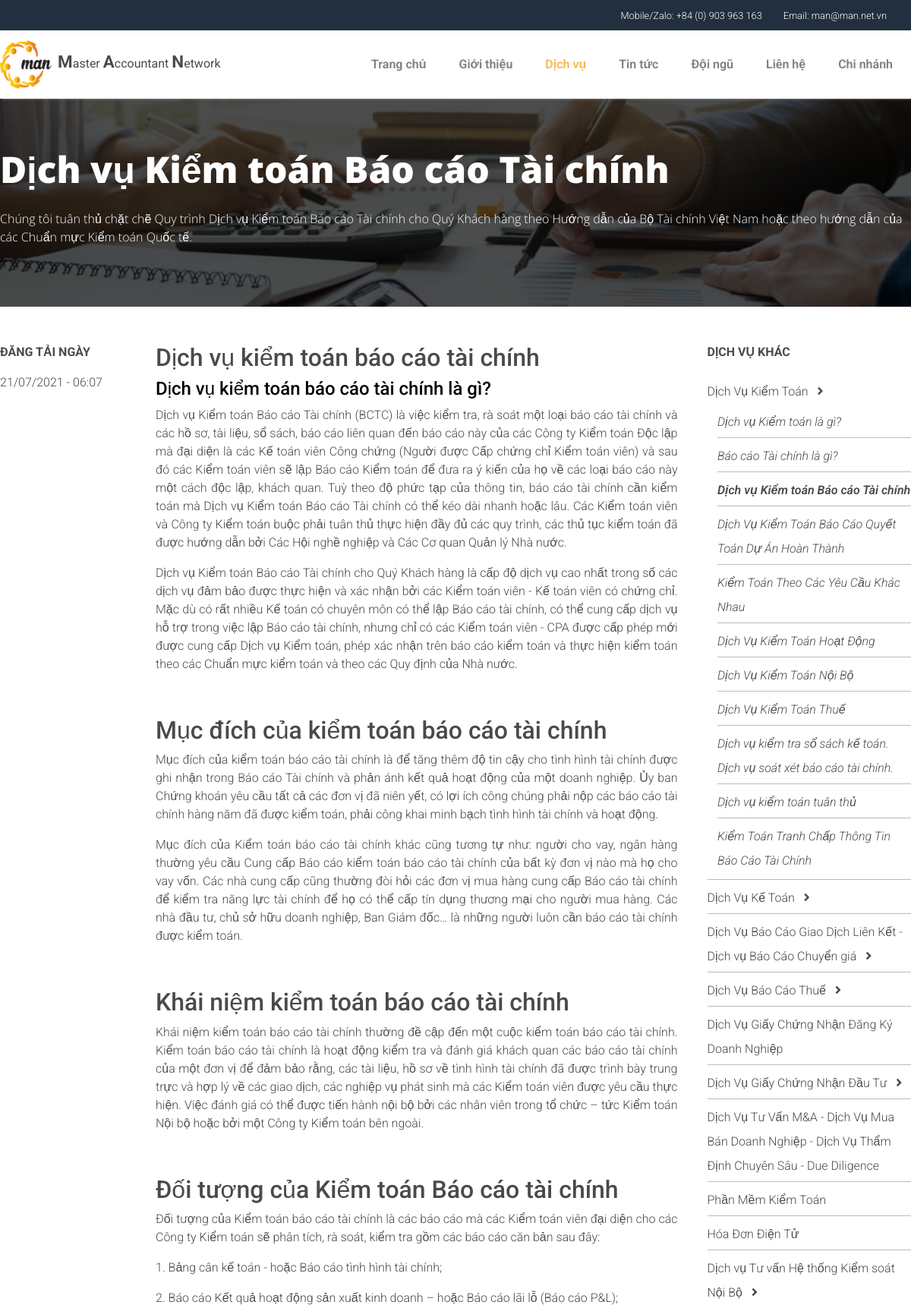
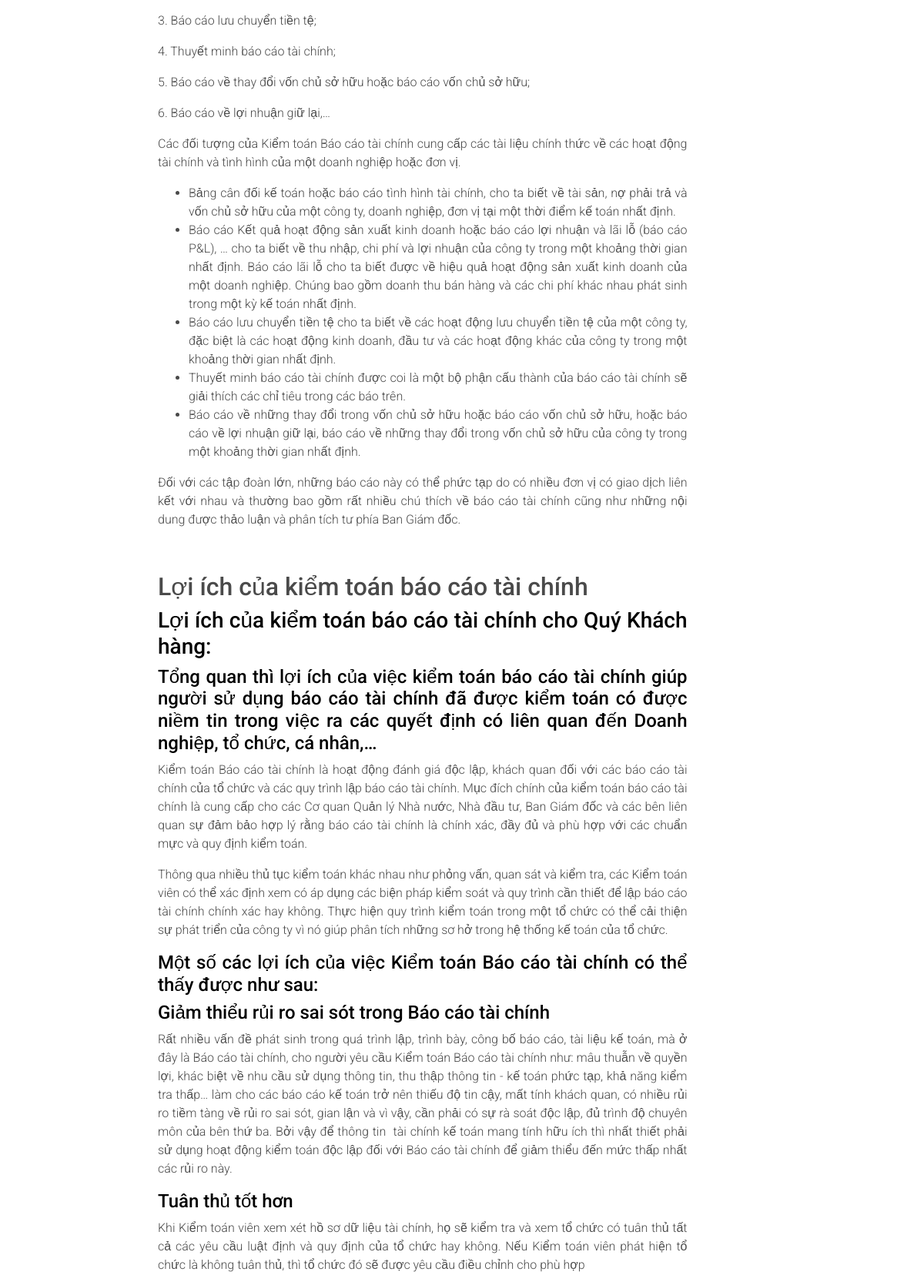
The app's page /man/detail.php?id=2 (upper part) with its own data (2 pictures, top to bottom).
### tables this page shows
CREATE TABLE `services` (
  `id` int(11) NOT NULL AUTO_INCREMENT,
  `tit` varchar(255) NOT NULL,
  `des` varchar(500) DEFAULT NULL,
  `content` text NOT NULL,
  `status` int(11) DEFAULT NULL,
  `create_mem` varchar(100) NOT NULL,
  `create_time` datetime NOT NULL,
  `edit_time` datetime DEFAULT NULL,
  `edit_mem` varchar(100) DEFAULT NULL,
  `parent_id` int(11) DEFAULT 0,
  `rank` int(11) DEFAULT 0,
  PRIMARY KEY (`id`)
);

### man/lib/db.php (called while the page is built, shortened)
<?php
class DP{
	private static function connect_DB()
	{
		$host='localhost';
		$dbname='man_db';
		$us='man';
		$pass='man@123';
		try {
			$conn = new PDO("mysql:host=$host;dbname=$dbname;charset=utf8mb4",$us, $pass,array(
		 			PDO::ATTR_ERRMODE => PDO::ERRMODE_EXCEPTION,
		 			PDO::ATTR_PERSISTENT => false,
		 			PDO::MYSQL_ATTR_INIT_COMMAND => "SET NAMES utf8"
		 		)
		 	);
			return $conn;
		}
		catch(PDOException $e)
		{
			echo "Error: " . $e->getMessage();
			return null;
    	}
	}
	private static function get_type($var)
	{
		switch(gettype($var))
		{
			default: return PDO::PARAM_STR;
		}
	}
	public static function run_query_internal($q,$paras,$t,$con){
		try{
			$h=$con->prepare($q);
			foreach($paras as $key=>$para)
			{
				$h->bindValue($key+1,$para,DP::get_type($para));
			}
			$h->execute();
			switch($t)
			{
				case 2: $r=$h->fetchAll();break;
			}
			return $r;
		}
		catch(PDOException $e)
		{
			echo '<h1>'.$e->getMessage().'</h1>';
			return false;
		}
	}
	public static function run_query($q,$paras,$t){
		$con=DP::connect_DB();
		return DP::run_query_internal($q,$paras,$t,$con);
	}
}
?>

### man/comp/head.php (called while the page is built, shortened)
<?php
    require_once('lib/db.php');
    $lst_ser_1=DP::run_query('SELECT `id`, `tit`, `des`, `content`, `status`, `create_mem`, `create_time`, `edit_time`, `edit_mem`, `parent_id`, `rank` FROM `services` where `status`=1 and `parent_id`=0 order by `rank`',[],2);
?>

### man/detail.php (the view, shortened to what this page needs)
<?php
    require_once('comp/head.php');
    $ser=DP::run_query('SELECT `id`, `tit`, `des`, `content`, `create_time`, `create_mem`, `edit_time`, `edit_mem`, `status`,`parent_id`, `rank` FROM `services` WHERE `status`=1 and `id`=?',[$_GET['id']],2);
    $ser=$ser[0];
    $lst_ser_1=DP::run_query('SELECT `id`, `tit`, `des`, `content`, `status`, `create_mem`, `create_time`, `edit_time`, `edit_mem`, `parent_id`, `rank` FROM `services` where `status`=1 and `parent_id`=0 order by `rank`',[],2);
?><!DOCTYPE html>
<html lang="en">
<head>
    <?php require_once('comp/layout_head.php');?>
    <link rel="stylesheet" href="css/news.css">
</head>
<body>
    <?php require_once('comp/page_menu.php');?>
    <main>
        <section class="title">
            <div class="cover pt-5 pb-5">
                <div class="content pt-3 pb-3">
                    <h3><?php echo $ser['tit'];?></h3>
                    <p class="mt-4"><?php echo $ser['des'];?></p>
                </div>
            </div>
        </section>
        <section class="main">
            <div class="content mt-5 mb-5">
                <div class="row">
                    <div class="sb-left col-lg-2">
                        <div class="sticky">
                            <p class="font-weight-bold">ĐĂNG TẢI NGÀY</p>
                            <p class="mt-2"><?php echo date_format(date_create($ser['edit_time']),"d/m/Y - h:m");?></p>
                        </div>
                    </div>
                    <div class="col-lg-7 text-justify" style="-moz-user-select: none;-webkit-user-select: none; -ms-user-select: none;-o-user-select: none;user-select: none;">
                        <div>
                        <?php echo $ser['content'];?>
                        </div>
                    </div>
                    <div class="sb-right pl-4 col-lg-3">
                        <div class="sticky">
                        <p class="font-weight-bold">DỊCH VỤ KHÁC</p>
                        <ul>
                        <?php $ser1_id=0;
                        foreach($lst_ser_1 as $ser1){ ?>
                            <li <?php if($_GET['id']==$ser1['id']) {echo 'class="active"';
                            }?>><a href="detail.php?id=<?php echo $ser1['id'];?>"><?php echo $ser1['tit'];?></a>
                            <?php
                                 $lst_ser_2=DP::run_query('SELECT `id`, `tit`, `des`, `content`, `status`, `create_mem`, `create_time`, `edit_time`, `edit_mem`, `parent_id`, `rank` FROM `services` where `status`=1 and `parent_id`=? order by `rank`',[$ser1['id']],2);
                                 if(count($lst_ser_2)>0)
                                 {
                            ?>
                                <i class="fas fa-angle-right ml-2"
                                    sub-id="id<?php echo $ser1['id'];?>"></i>
                                <ul id="id<?php echo $ser1['id'];?>">
                                    <?php foreach($lst_ser_2 as $ser2){ ?>
                                    <li <?php if($_GET['id']==$ser2['id']) {echo 'class="active"';$ser1_id=$ser1['id'];}?>><a href="detail.php?id=<?php echo $ser2['id'];?>"><?php echo $ser2['tit'];?></a></li>
                                    <?php } ?>
                                </ul>
                                <?php }
                                ?>
                            </li>
                        <?php }?>
                        </ul>
                    </div>
                    </div>
                </div>
            </div>
        </section>
    </main>
</body>
</html>

### man/css/layout.css (style rules this page uses)
body { font-family: 'Roboto', sans-serif; color:#4a4a4a; margin:0; font-weight: 300; }
.content { max-width: 1200px; margin:auto; }
body,h1,h2,h3,h4,h5,p { color:#4a4a4a; }
a { text-decoration: none; color: #4a4a4a; }

### man/css/news.css (style rules this page uses)
.title { background-image:url(../img/audit-assurance.png); background-size: cover; }
.title>.cover { padding-top:1rem; padding-bottom:1rem; background-color: rgba(0,0,0,.7); font-family: 'Open Sans', sans-serif; }
.title>.cover h3 { font-size: 3rem; font-weight: 900; }
.title * { color:#fff; }
.main .sb-right ul { list-style: none; padding:0; margin:0; line-height:2em; }
.main .sb-right ul li { border-bottom:.5px solid rgb(189, 187, 187); padding-top:.5rem; padding-bottom:.25rem; }
.main .sb-right ul li:last-child { border-bottom:none; }
.main .sb-right ul>li>i { cursor: pointer; }
.main .sb-right ul>li>ul { padding-left:5%; }
.main .sb-right ul li.active { font-style: italic; }
.main .sb-right ul li li { font-style: italic; }
.main .sb-right ul li.active>a { font-weight: 600; }

### records on screen
services: tit "Dịch vụ Kiểm toán Báo cáo Tài chính", des "Chúng tôi tuân thủ chặt chẽ Quy trình Dịch vụ Kiểm toán Báo cáo Tài chính cho Quý Khách hàng theo Hướng dẫn của Bộ Tài chính Việt Nam hoặc theo hướng dẫn của các Chuẩn mực Kiểm toán Quốc tế.", edit_time "21/07/2021 - 06:07", content "Dịch vụ kiểm toán báo cáo tài chính Dịch vụ kiểm toán báo cáo tài chính là gì? Dịch vụ Kiểm toán Báo cáo Tài chính (BCTC) là việc kiểm tra, rà soát một loại báo cáo tài chính và các hồ sơ, tài liệu, sổ sách, báo cáo liên quan đến báo cáo này của các Công ty Kiểm toán Độc lập mà đại diện là các Kế toán viên Công chứng (Người được Cấp chứng chỉ Kiểm toán viên) và sau đó các Kiểm toán viên sẽ lập Báo cáo Kiểm toán để đưa ra ý kiến của họ về các loại báo cáo này một cách độc lập, khách quan. Tuỳ theo độ phức tạp của thông tin, báo cáo tài chính cần kiểm toán mà Dịch vụ Kiểm toán Báo cáo Tài chính có thể kéo dài nhanh hoặc lâu. Các Kiểm toán viên và Công ty Kiểm toán buộc phải tuân thủ thực hiện…"
services: tit "Dịch Vụ Kiểm Toán"
services: tit "Dịch vụ Kiểm toán là gì?"
services: tit "Báo cáo Tài chính là gì?"
services: tit "Dịch Vụ Kiểm Toán Báo Cáo Quyết Toán Dự Án Hoàn Thành"
services: tit "Kiểm Toán Theo Các Yêu Cầu Khác Nhau"
services: tit "Dịch Vụ Kiểm Toán Hoạt Động"
services: tit "Dịch Vụ Kiểm Toán Nội Bộ"
services: tit "Dịch Vụ Kiểm Toán Thuế"
services: tit "Dịch vụ kiểm tra sổ sách kế toán. Dịch vụ soát xét báo cáo tài chính."
services: tit "Dịch vụ kiểm toán tuân thủ"
services: tit "Kiểm Toán Tranh Chấp Thông Tin Báo Cáo Tài Chính"
services: tit "Dịch Vụ Kế Toán"
services: tit "Dịch Vụ Báo Cáo Giao Dịch Liên Kết - Dịch vụ Báo Cáo Chuyển giá"
services: tit "Dịch Vụ Báo Cáo Thuế"
services: tit "Dịch Vụ Giấy Chứng Nhận Đăng Ký Doanh Nghiệp"
services: tit "Dịch Vụ Giấy Chứng Nhận Đầu Tư"
services: tit "Dịch Vụ Tư Vấn M&A - Dịch Vụ Mua Bán Doanh Nghiệp - Dịch Vụ Thẩm Định Chuyên Sâu - Due Diligence"
services: tit "Phần Mềm Kiểm Toán"
services: tit "Hóa Đơn Điện Tử"
services: tit "Dịch vụ Tư vấn Hệ thống Kiểm soát Nội Bộ"
